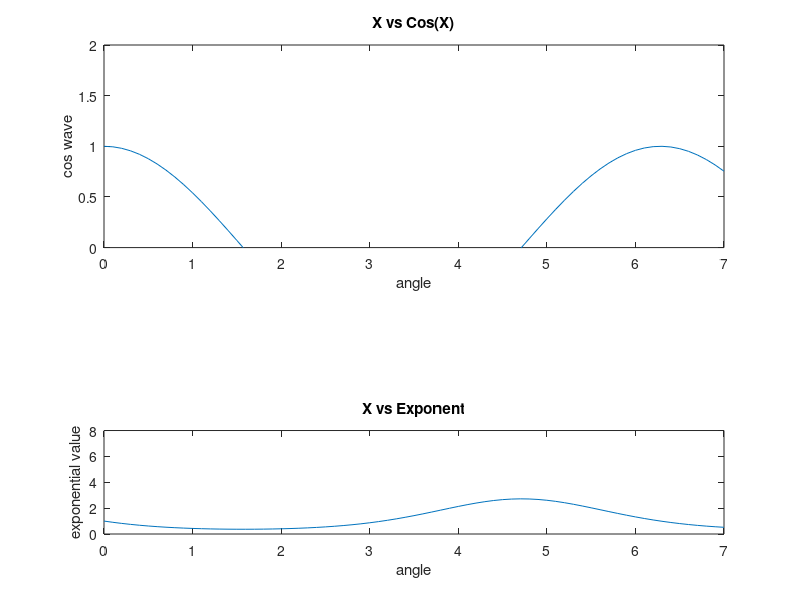

The MATLAB source for this figure:
clear all
clc
close all
x=0:0.1:7;
y1=cos(x);
y2=exp(-1*sin(x));
figure
subplot(2,1,1);
plot(x,y1);
title('X vs Cos(X)');
xlabel('angle');
ylabel('cos wave');
ylim([0 2]);
subplot(3,1,3)
plot(x,y2);
xlabel('angle');
ylabel('exponential value');
title('X vs Exponent');
ylim([0 8])